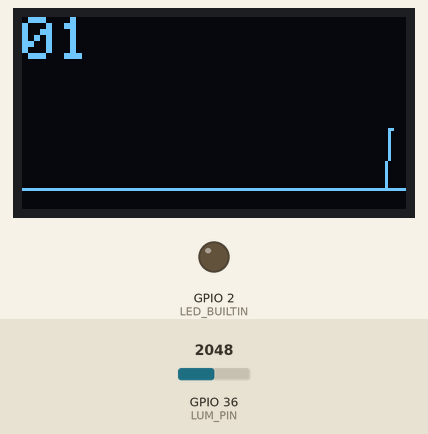
The sketch below on a simulated ESP32. Shown: 128×64 one-colour display, output pins drawn as LEDs (lit = HIGH). The test bench sets the inputs (shaded band); at power-on: GPIO 36 (LUM_PIN) = 2048. The display library's start-up logo is not drawn; what the sketch prints to the serial monitor is not drawn.

Above: at 3.2 s.
3.3 s: GPIO 36 (LUM_PIN) set to 2866
At 4.2 s:
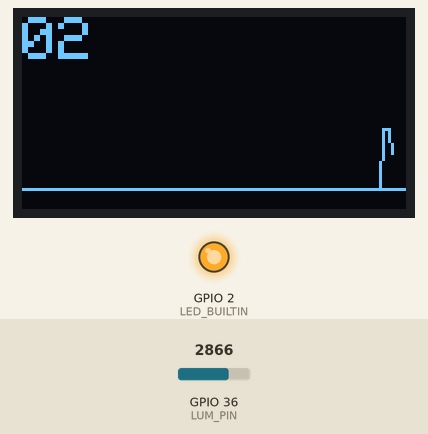
5.3 s: GPIO 36 (LUM_PIN) set to 3603
At 6.2 s:
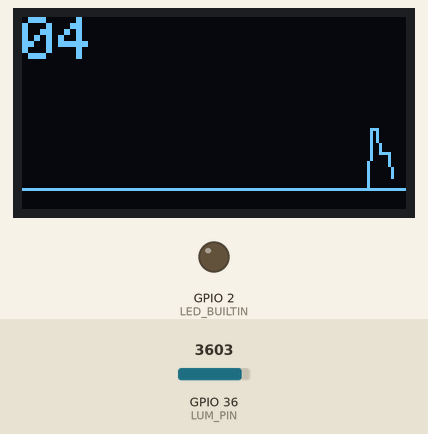
7.3 s: GPIO 36 (LUM_PIN) set to 1228
At 8.2 s:
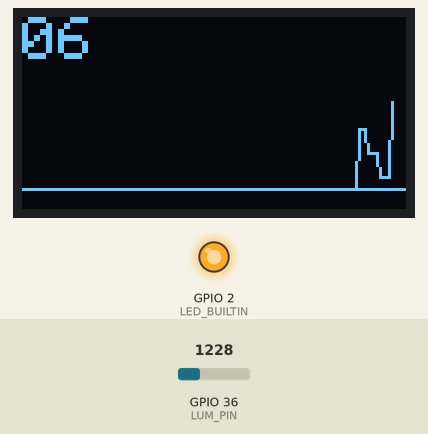
Timing chart, 0 to 15.3 s (numbered marks = the images above; inputs shaded):
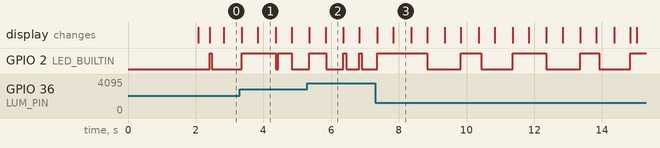

The sketch:

tp4plus.ino
```cpp
#include <SPI.h>
#include <Wire.h>
#include <Adafruit_GFX.h>
#include <Adafruit_SSD1306.h>

#define SCREEN_WIDTH 128                // OLED display width, in pixels
#define SCREEN_HEIGHT 64                // OLED display height, in pixels

// Declaration for an SSD1306 display connected to I2C (SDA, SCL pins)
#define OLED_RESET    16                // Reset pin # (or -1 if sharing Arduino reset pin)
Adafruit_SSD1306 display(SCREEN_WIDTH, SCREEN_HEIGHT, &Wire, OLED_RESET);

// Define the analog input pin for the photo-resistor
#define LUM_PIN 36
// Define the period for reading the photo-resistor (0.5 seconds)
#define LUM_PERIOD 500000
// Define the period for counter  (1 seconds)
#define COUNTER_PERIOD 1000000

#define MAX_WAIT_FOR_TIMER 3

#define BUZZER_PIN 17
#define BUTTON_PIN 23
#define LUM_TABLE 120

char inputString;
bool stringComplete = false;

enum {EMPTY, FULL};
struct mailbox_lum {
  int state;
  int lumPercent[LUM_TABLE];
};

struct mailbox_led {
  int state;
  int period;
};

struct mailbox_isr {
  int state;
  int s_pressed;
};

struct Counter
{
  int value;
  int timer;
  unsigned long period;
};

struct Lum
{
  int value;
  int timer;
  unsigned long period;
};

struct Led
{
  int timer;
  int period;
  int etat;
};

// This function waits for a specified period of time
unsigned int waitFor(int timer, unsigned long period)
{
  static unsigned long waitForTimer[MAX_WAIT_FOR_TIMER];  // Timer array
  unsigned long newTime = micros() / period;              // Calculate current time
  int delta = newTime - waitForTimer[timer];              // Calculate time since last call
  if ( delta < 0 ) delta = 1 + newTime;                   // Handle overflow
  if ( delta ) waitForTimer[timer] = newTime;             // Update timer array
  return delta;
}

void setup_Led( struct Led * ctx)
{
  ctx->timer = 2;
  ctx->etat = 0;
  ctx->period = 100000;
  pinMode(LED_BUILTIN, OUTPUT);
  digitalWrite(LED_BUILTIN, ctx->etat);
}

void loop_Led( struct Led * ctx, mailbox_led * LedMailbox, mailbox_isr * IsrMailbox)
{
  if (!waitFor(ctx->timer, ctx->period)) return;
  if ((IsrMailbox->state == FULL) && (IsrMailbox->s_pressed == 1))
  {
    ctx->etat = 0;
    digitalWrite(LED_BUILTIN,ctx->etat);
    IsrMailbox->state == EMPTY;
  }
  else if (IsrMailbox->s_pressed == 0)
  {
    if (LedMailbox->state == FULL)
    {
      ctx->period = LedMailbox->period;
      LedMailbox->state = EMPTY;
    }
    digitalWrite(LED_BUILTIN,ctx->etat);
    ctx->etat = 1 - ctx->etat;
  }
}

void setup_Counter(struct Counter * ctr, unsigned long period)
{
  ctr -> value = 0;
  ctr -> timer = 0;
  ctr -> period = period;
}

void displayCounter(int Value)
{
  char str[3];
  sprintf(str, "%02d", Value);
  display.fillRect(0, 0, 32, 16, BLACK);
  display.setTextSize(2);
  display.setTextColor(WHITE);
  display.setCursor(0, 0);
  display.print(str);
  display.display();
}

void loop_Counter(struct Counter *ctr)
{
  if (!(waitFor(ctr->timer,ctr->period))) return;
  (ctr -> value) = (ctr -> value) < 60 ? (ctr -> value)+1 : 0;
  displayCounter(ctr -> value);
}

void setup_Lum(struct Lum * lum, unsigned long period, mailbox_lum * luminosity)
{
  lum -> value = 0;
  lum -> timer = 1;
  lum -> period = period;
  for(int i = 0; i < LUM_TABLE; i++)
  {
    luminosity->lumPercent[i] = 57;
  }
}

int getLuminosity()
{
    int lumValue = analogRead(LUM_PIN);
    int lumPercent = map(lumValue, 4095, 800, 0, 100);
    lumPercent = lumPercent > 99 ? 99 : lumPercent;
    return lumPercent;
    //Serial.println(lumValue);
    //Serial.println(lumPercent);
}

void displayLuminosity(int Value)
{
  char str[3];
  sprintf(str, "%02d", Value);
  //Serial.println(str);
  display.fillRect((SCREEN_WIDTH - ((strlen(str)+1) * 12)) / 2, (SCREEN_HEIGHT - 16) / 2, 48, 16, BLACK);
  display.setTextSize(2);
  display.setTextColor(WHITE);
  display.setCursor((SCREEN_WIDTH - ((strlen(str)+1) * 12)) / 2, (SCREEN_HEIGHT - 16) / 2);
  display.print(str);
  display.print('%');
  display.display();
}

int addPixel(int lumPercent, mailbox_lum * luminosity)
{
  for(int i = 0; i < LUM_TABLE-1; i++)
  {
    luminosity->lumPercent[i] = luminosity->lumPercent[i+1];
    Serial.print(luminosity->lumPercent[i]);
    Serial.print(' ');
  }
  luminosity->lumPercent[LUM_TABLE-1] = 64-lumPercent/3-7;
  Serial.println(' ');
}

void loop_Lum(struct Lum * lum, mailbox_lum * luminosity, mailbox_led * LedMailbox)
{
  if (!(waitFor(lum->timer,lum->period))) return;
  int lumPercent = getLuminosity();
  if (luminosity->state == EMPTY)
  {
    addPixel(lumPercent, luminosity);
    luminosity->state = FULL;
  }
  if (LedMailbox->state == EMPTY)
  {
    LedMailbox->period = lumPercent > 15 ? lumPercent*10000 : 150000;
    LedMailbox->state = FULL;
  }
  //displayLuminosity(lumPercent);
}

void displayLuminositytable(int * lumPercent)
{
  display.fillRect(0, 19, 128, 44, BLACK);
  display.drawLine(0, 57, 128, 57, WHITE);
  /*for(int i = 0; i < LUM_TABLE; i++)
  {
    display.drawPixel(i+4, lumPercent[i], WHITE);
  }*/
  for(int i = 0; i < LUM_TABLE-1; i++)
  {
    display.drawLine(i+4, lumPercent[i], i+5, lumPercent[i+1], WHITE);
  }

  display.display();
}

void loop_oled(struct mailbox_lum * luminosity)
{
   if (luminosity->state != FULL) return;
   displayLuminositytable(luminosity->lumPercent);
   luminosity->state = EMPTY;
}


void loop_terminal(mailbox_isr * IsrMailbox) {
  if (!stringComplete) return;
  if (inputString == 's')
  {
    if (IsrMailbox->state == EMPTY)
    {
      IsrMailbox->s_pressed = 1;
      IsrMailbox->state = FULL;
    }
  }
  inputString = ' ';
  stringComplete = false;
}

void serialEvent() {
  while (Serial.available()) {
    char inChar = (char)Serial.read();
    if (inChar == '\n') {
      stringComplete = true;
    }else{
      inputString = inChar;
      //Serial.println(inChar);
    }
  }
}

struct Counter counter1;
struct Lum lum1;
struct Led led1;
struct mailbox_lum luminosity = {.state = EMPTY};
struct mailbox_led LedMailbox = {.state = EMPTY};
struct mailbox_isr IsrMailbox = {.state = EMPTY};

void setup() {
  // Set up I2C communication on pins 4 and 15
  Wire.begin(4, 15);
  Serial.begin(9600);

  // Initialize the OLED display
  if(!display.begin(SSD1306_SWITCHCAPVCC, 0x3C)) { // Address 0x3C for 128x32
    Serial.println(F("SSD1306 allocation failed"));
    for(;;); // Don't proceed, loop forever
  }

  // Show initial display buffer contents on the screen
  // the library initializes this with an Adafruit splash screen.
  display.display();
  delay(2000); // Pause for 2 seconds
  display.clearDisplay();   // Clear the display buffer

  // Set up the counter with a period of 1 second (1,000,000 microseconds)
  setup_Counter(&counter1, COUNTER_PERIOD);
  setup_Lum(&lum1, LUM_PERIOD, &luminosity);
  setup_Led(&led1);
  //pinMode(2, INPUT_PULLUP); why with this line it not work i dont know
  attachInterrupt(digitalPinToInterrupt(2), serialEvent, FALLING);
}

void loop() {
  // Increment the counter and update the display
  loop_Counter(&counter1);
  loop_Lum(&lum1, &luminosity, &LedMailbox);
  loop_oled(&luminosity);
  loop_Led(&led1, &LedMailbox, &IsrMailbox);
  loop_terminal(&IsrMailbox);
}
```

Measured:
- what the display in image 1 shows lasts 0.6 s, from 3.8 s to 4.4 s
